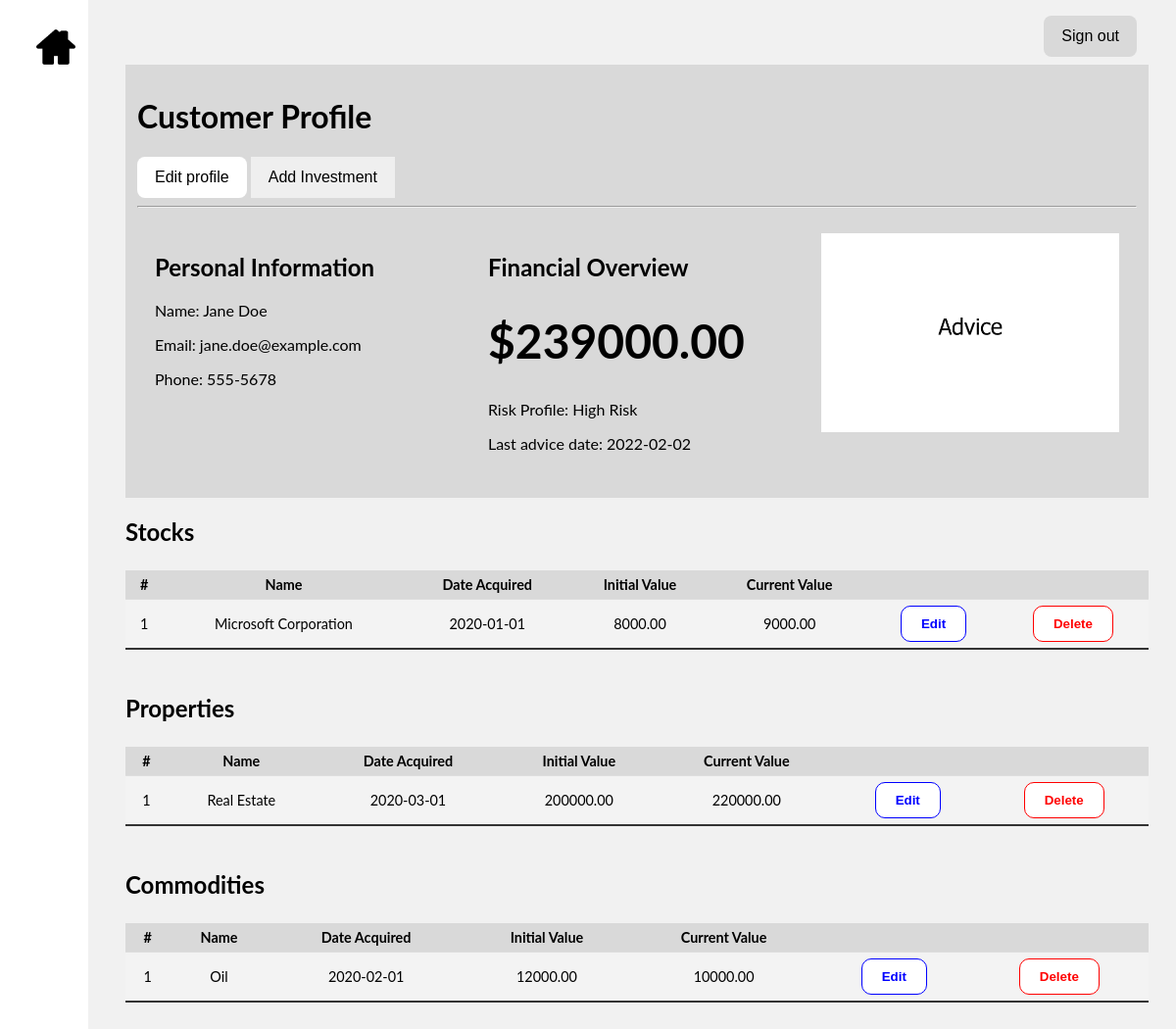
/app/customers.php?id=2, run on the app's committed database.
### tables this page shows
CREATE TABLE IF NOT EXISTS customer(
    customer_id INT NOT NULL AUTO_INCREMENT PRIMARY KEY,
    first_name VARCHAR(50) NOT NULL,
    last_name VARCHAR(50) NOT NULL,
    email VARCHAR(100) NOT NULL,
    phone_number VARCHAR(20),
    risk_profile VARCHAR(20) NOT NULL,
    portfolio_assessed BOOLEAN NOT NULL,
    advice_description VARCHAR(255),
    advice_date DATE
);

CREATE TABLE IF NOT EXISTS investment (
  investment_id INT AUTO_INCREMENT PRIMARY KEY,
  customer_id INT NOT NULL,
  asset_name VARCHAR(255) NOT NULL,
  asset_type VARCHAR(50) NOT NULL,
  date_acquired DATE,
  asset_initial_value DECIMAL(15, 2) NOT NULL,
  asset_current_value DECIMAL(15, 2) NOT NULL,
  FOREIGN KEY (customer_id) REFERENCES customer(customer_id) ON DELETE CASCADE
);

### app/customers.php (the view, shortened to what this page needs)
<?php
$servername = "localhost";
$username = "root";
$dbname = "myDB";
$customer_id = $_GET["id"];
$conn = new mysqli($servername, $username, null, $dbname);
$customer_sql = "SELECT * FROM customer WHERE customer_id = $customer_id";
$result = $conn->query($customer_sql);
$customer = NULL;
if ($result->num_rows) {
  $customer = $result->fetch_assoc();
} else {
  echo "No customer found for that ID";
  die();
}
$assets_sql = "SELECT * FROM investment WHERE customer_id = $customer_id";
$assets = [];
$result = $conn->query($assets_sql);
if ($result->num_rows) {
  for ($i = 0; $i < $result->num_rows; $i++) {
    if ($row = $result->fetch_assoc()) {
      $assets[$i] = $row;
    }
  }
}
$stocks = [];
$commodities = [];
$properties = [];
$portfolio_value = 0.00;
foreach($assets as $asset) {
  if ($asset["asset_type"] == "Stocks"){
    $stocks[] = $asset;
  }
  if ($asset["asset_type"] == "Property"){
    $properties[] = $asset;
  }
  if ($asset["asset_type"] == "Commodities"){
    $commodities[] = $asset;
  }
  $portfolio_value += $asset["asset_current_value"];
}
?>
<!DOCTYPE html>
<html>
<head>
  <link rel="stylesheet" href="assets/css/customers.css">
</head>
<body>
<div id="mySidenav" class="sidenav">
  <a href="."><img src="assets\images\homeicon.png" alt="Home" style="width:40px;height:40px;"></a>
</div>
  <div id="myTopnav" class="topnav">
    <button class="button buttonSignout">Sign out</button>
  </div>
  <div class="main">
    <div id="myCustomerProfile" class="customerprofile">
      <h1>Customer Profile</h1>
      <button class="button buttonEdit">Edit profile</button>
      <button class="button buttonAdd" onclick='openAddForm()'>Add Investment</button>
      <hr>
      <div class="row">
        <div class="columnThree">
          <h2>Personal Information</h2>
          <p>Name: <?php echo $customer["first_name"] . " " . $customer["last_name"] ?></p>
          <p>Email: <?php echo $customer["email"] ?></p>
          <p>Phone: <?php echo $customer["phone_number"] ?></p>
        </div>
        <div class="columnThree">
          <h2>Financial Overview</h2>
          <h1 style="font-size:48px;">$<?php echo sprintf("%0.2f",$portfolio_value); ?> </h1>
          <p>Risk Profile: <?php echo $customer["risk_profile"] ?></p>
          <p>Last advice date: <?php echo $customer["advice_date"] ?></p>
        </div>
        <div class="columnThree">
          <img src="assets\images\adviceplaceholder.png" alt="Advice graph" style="max-width:100%;height:auto;">
        </div>
      </div>
    </div>
    <div class="investmentTable">
      <h2>Stocks</h2>
      <table class="styled-table" style="width:100%">
        <tr>
          <th>#</th>
          <th>Name</th>
          <th>Date Acquired</th>
          <th>Initial Value</th>
          <th>Current Value</th>
          <th></th>
        </tr>
        <?php
        foreach ($stocks as $key => $asset) {
          echo "<tr>";
          echo "<td>" . $key + 1 . "</td>";
          echo "<td>" . $asset["asset_name"] . "</td>";
          echo "<td>" . $asset["date_acquired"] . "</td>";
          echo "<td>" . $asset["asset_initial_value"] . "</td>";
          echo "<td>" . $asset["asset_current_value"] . "</td>";
          echo "<td><button id='edit-btn' type='submit' onclick='openEditForm()'>Edit</button></td>";
          echo "<td><button id='delete-btn' type='submit' onclick='openDeleteConfirmation({$asset['investment_id']})'>Delete</button></td>";
          echo "</tr>";
        }
        ?>
      </table>
    </div>
    <div class="investmentTable">
      <h2>Properties</h2>
      <table class="styled-table" style="width:100%">
        <tr>
          <th>#</th>
          <th>Name</th>
          <th>Date Acquired</th>
          <th>Initial Value</th>
          <th>Current Value</th>
          <th></th>
        </tr>
        <?php
        foreach ($properties as $key => $asset) {
          echo "<tr>";
          echo "<td>" . $key + 1 . "</td>";
          echo "<td>" . $asset["asset_name"] . "</td>";
          echo "<td>" . $asset["date_acquired"] . "</td>";
          echo "<td>" . $asset["asset_initial_value"] . "</td>";
          echo "<td>" . $asset["asset_current_value"] . "</td>";
          echo "<td><button id='edit-btn' type='submit' onclick='openEditForm()'>Edit</button></td>";
          echo "<td><button id='delete-btn' type='submit' onclick='openDeleteConfirmation({$asset['investment_id']})'>Delete</button></td>";
          echo "</tr>";
        }
        ?>
      </table>
    </div>
    <div class="investmentTable">
      <h2>Commodities</h2>
      <table class="styled-table" style="width:100%">
        <tr>
          <th>#</th>
          <th>Name</th>
          <th>Date Acquired</th>
          <th>Initial Value</th>
          <th>Current Value</th>
          <th></th>
        </tr>
        <?php
        foreach ($commodities as $key => $asset) {
          echo "<tr>";
          echo "<td>" . $key + 1 . "</td>";
          echo "<td>" . $asset["asset_name"] . "</td>";
          echo "<td>" . $asset["date_acquired"] . "</td>";
          echo "<td>" . $asset["asset_initial_value"] . "</td>";
          echo "<td>" . $asset["asset_current_value"] . "</td>";
          echo "<td><button id='edit-btn' type='submit' onclick='openEditForm()'>Edit</button></td>";
          echo "<td><button id='delete-btn' type='submit' onclick='openDeleteConfirmation({$asset['investment_id']})'>Delete</button></td>";
          echo "</tr>";
        }
        ?>
      </table>
    </div>
  </div>
</body>
</html>

### app/assets/css/customers.css (style rules this page uses)
* { box-sizing: border-box; }
body { background-color: #F1F1F1; font-family: "Lato", sans-serif; }
.main { margin-left: 120px; margin-right: 20px; display: flex; flex-direction: column; }
.sidenav { height: 100%; width: 90px; position: fixed; vertical-align: middle; text-align: center; z-index: 1; top: 0; left: 0; background-color: #FFFFFF; overflow-x: hidden; padding-top: 20px; }
.sidenav a { padding: 8px 8px 8px 32px; text-decoration: none; font-size: 25px; color: #818181; display: block; transition: 0.3s; }
.topnav { padding: 8px 32px 8px 8px; text-align: right; background-color: #F1F1F1; overflow: hidden; }
.customerprofile { padding: 12px 12px 12px 12px; background-color: #D9D9D9; }
.columnThree { float: left; width: 33.33%; padding: 18px; }
.investmentTable { width: 100%; }
.row:after { content: ""; display: table; clear: both; }
.button { border: none; color: black; padding: 12px 18px 12px 18px; text-align: center; text-decoration: none; display: inline-block; font-size: 16px; cursor: pointer; }
.buttonSignout { background-color: #D9D9D9; border-radius: 8px; }
.buttonEdit { background-color: #FFFFFF; border-radius: 8px; }
.styled-table { background-color: #D9D9D9; border-collapse: collapse; margin: 25px 0; font-size: 0.9em; min-width: 400px; }
.styled-table th, .styled-table td { padding: 6px 8px; text-align: center; }
.styled-table tbody tr { border-bottom: 1px solid #dddddd; }
.styled-table tbody tr:nth-of-type(even) { background-color: #f3f3f3; }
.styled-table tbody tr:last-of-type { border-bottom: 2px solid #333; }
#edit-btn { padding: 10px 20px; border: 1px solid blue; color: blue; background-color: white; border-radius: 10px; font-weight: 800; transition: all 0.1s; cursor: pointer; }
#delete-btn { padding: 10px 20px; border: 1px solid red; color: red; background-color: white; border-radius: 10px; font-weight: 800; transition: all 0.1s; cursor: pointer; }

### data on the page
customer: first_name "Jane", last_name "Doe", email "jane.doe@example.com", phone_number "555-5678", risk_profile "High Risk", advice_date "2022-02-02"
investment: asset_name "Microsoft Corporation", date_acquired "2020-01-01", asset_initial_value "8000.00", asset_current_value "9000.00"
investment: asset_name "Real Estate", date_acquired "2020-03-01", asset_initial_value "200000.00", asset_current_value "220000.00"
investment: asset_name "Oil", date_acquired "2020-02-01", asset_initial_value "12000.00", asset_current_value "10000.00"

### other printed values
$portfolio_value "239000.00"
